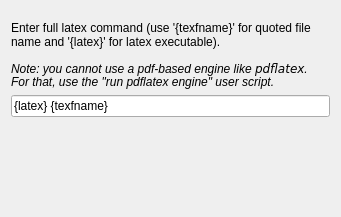
<?xml version="1.0" encoding="UTF-8"?>
<ui version="4.0">
 <class>custom_latex_cmd_input</class>
 <widget class="QWidget" name="custom_latex_cmd_input">
  <property name="geometry">
   <rect>
    <x>0</x>
    <y>0</y>
    <width>341</width>
    <height>217</height>
   </rect>
  </property>
  <property name="windowTitle">
   <string>Form</string>
  </property>
  <layout class="QVBoxLayout" name="verticalLayout">
   <item>
    <spacer name="verticalSpacer">
     <property name="orientation">
      <enum>Qt::Vertical</enum>
     </property>
     <property name="sizeType">
      <enum>QSizePolicy::Fixed</enum>
     </property>
     <property name="sizeHint" stdset="0">
      <size>
       <width>20</width>
       <height>10</height>
      </size>
     </property>
    </spacer>
   </item>
   <item>
    <widget class="QLabel" name="label">
     <property name="text">
      <string>&lt;p&gt;Enter full latex command (use '{texfname}' for quoted file name and '{latex}' for latex executable).&lt;/p&gt;
&lt;p&gt;&lt;i&gt;Note: you cannot use a pdf-based engine like &lt;code&gt;pdflatex&lt;/code&gt;. For that, use the &quot;run pdflatex engine&quot; user script.&lt;/i&gt;&lt;/p&gt;</string>
     </property>
     <property name="wordWrap">
      <bool>true</bool>
     </property>
    </widget>
   </item>
   <item>
    <widget class="QLineEdit" name="INPUT_latexcmd">
     <property name="text">
      <string>{latex} {texfname}</string>
     </property>
    </widget>
   </item>
   <item>
    <spacer name="verticalSpacer_2">
     <property name="orientation">
      <enum>Qt::Vertical</enum>
     </property>
     <property name="sizeHint" stdset="0">
      <size>
       <width>20</width>
       <height>20</height>
      </size>
     </property>
    </spacer>
   </item>
  </layout>
 </widget>
 <resources/>
 <connections/>
</ui>
